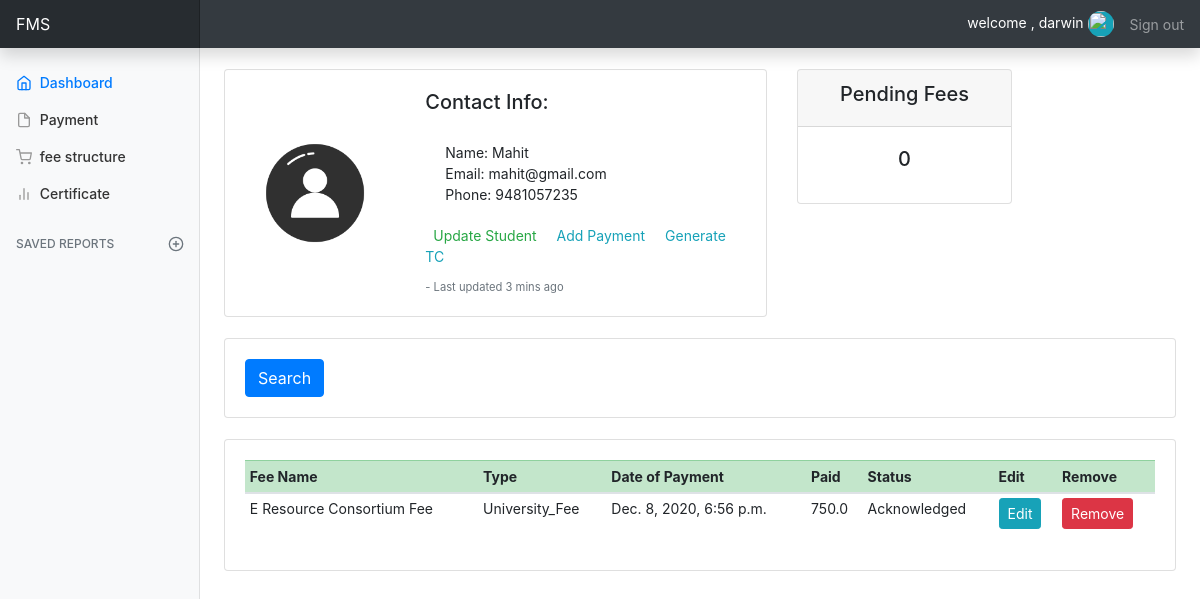
/student/1/ (signed in), run on the app's committed database.
### accounts/models.py (models this page shows, shortened)
class Student(models.Model):
	BRANCH = (
		('CSE','CSE'),
		('ISE','ISE'),
		('ME','ME'),
		('CVE','CVE'),
		('ECE','ECE'),
		('EEE','EEE'),
		('Aeronautical/ Aerospace Eng','AE'),
		('Artificial Intelligence Eng','AIE'),
		)
	CATEGORY1 = (
		('KCET','KCET'),
		('COMEDK','COMEDK'),
		('MANAGEMENT','MANAGEMENT')
		)
	EDUCATIONAL_LEVEL = (
		('12','12'),
		('DIPLOMA','DIPLOMA'),
		)
	GENDER = (
		('MALE','M'),
		('FEMALE','F'),
		('OTHER','O')
		)
	user = models.OneToOneField(User, null=True, blank=True, on_delete=models.CASCADE)
	name = models.CharField(max_length=200, null=True)
	usn = models.CharField(max_length=200, unique=True, null=True)
	phone = models.CharField(max_length=200, null=True)
	email = models.CharField(max_length=200, null=True)
	gender = models.CharField(max_length=10, null=True, choices=GENDER)
	ad_date = models.DateField()
	batch = models.CharField(max_length=10)
	branch = models.CharField(max_length=50, choices=BRANCH)
	sem = models.CharField(max_length=5)
	date_created = models.DateTimeField(auto_now_add=True, null=True)
	profile_pic = models.ImageField(default="default_profile_pic.png")
	category = models.CharField(max_length=20, choices=CATEGORY1)
	ed_level = models.CharField(max_length=20, choices=EDUCATIONAL_LEVEL)

class Payment(models.Model):
	STATUS = (
		('Pending', 'Pending'),
		('Recieved', 'Recieved'),
		('Acknowledged', 'Acknowledged'),
		)
	MODE_OF_PAYMENT = (
		('NEFT','NEFT'),
		('BANK-TO-BANK','BANK-TO-BANK'),
		('NETBANKING','NETBANKING'),
		('CASH','CASH'),
		)
	student = models.ForeignKey(Student, null=True, on_delete= models.SET_NULL)
	fee = models.ForeignKey(Fee, null=True, on_delete= models.SET_NULL)
	amount_paid = models.FloatField()
	mode_payment = models.CharField(max_length=25, choices=MODE_OF_PAYMENT)
	date_created = models.DateTimeField(auto_now_add=True, null=True)
	status = models.CharField(max_length=200, null=True, choices=STATUS)

class Fee(models.Model):
	CATEGORY = (
		('Tuition_Fee','Tuition_Fee'),
		('Miscellaneous_Fee','Miscellaneous_Fee'),
		('University_Fee','University_Fee'),
		)
	name = models.CharField(max_length=200, null=True)
	amount = models.FloatField(null=True)
	category = models.CharField(max_length=200, null=True, choices=CATEGORY)
	description = models.CharField(max_length=200, null=True, blank=True)
	date_created = models.DateTimeField(auto_now_add=True, null=True)
	tags = models.ManyToManyField(Tag)
	"""
	course = models.CharField(max_length=50, choices=COURSE)
	college_type = models.CharField(max_length=50, choices=COLLEGE_TYPE)
	entry = models.CharField(max_length=20, choices=ENTRY)
	quota = models.CharField(max_length=50, choices=QUOTA)
	amount = models.FloatField()
	date_created = models.DateTimeField(auto_now_add=True)
	ayear = models.DateField()

	"""

### accounts/decorators.py (the view)
		def wrapper_func(request, *args, **kwargs):
			group = None;
			if request.user.groups.exists():
				group = request.user.groups.all()[0].name
			if group in allowed_roles:
				return view_func(request, *args, **kwargs)
			else:
				return HttpResponse("U are not authorized to view this page")

### accounts/views.py (called while the page is built)
@login_required(login_url='login')
@allowed_users(allowed_roles=['admin'])
def student(request, pk):
	student = Student.objects.get(id=pk)
	payments= student.payment_set.all()
	payment_count = payments.filter(status='Pending').count()
	context = {'student':student, 'payments':payments, 'payment_count':payment_count}
	return render(request, 'accounts/student_info.html', context)

### accounts/templates/accounts/student_info.html (shortened to what this page needs)
{% extends 'accounts/main.html' %}
{% block content %}
<div class="col-md-9 ml-sm-auto col-lg-10 px-md-4">
  <br>
  <div class="row">
    <div class="col-md-7">
    <div class="card">
      <div class="row no-gutters">
        <div class="col-md-4">
          <img src="{{student.profile_pic.url}}" class="rounded-circle mx-auto d-block mt-5" width="150px" height="150px">
        </div>
        <div class="col-md-8">
          <div class="card-body">
            <h5>Contact Info:</h5>
              <div class="card-body">
                <div>Name: {{student.name}}</div>
                <div>Email: {{student.email}}</div>
                <div>Phone: {{student.phone}}</div>
              </div>
              <div>
                <a class="btn-sm btn-outline-success text-center" style="text-decoration:none;" href="{% url 'update_student' student.id %}">Update Student</a>
                <a class="btn-sm btn-outline-info text-center" style="text-decoration:none;" href="{% url 'create_payment' student.id %}">Add Payment</a>
                <a class="btn-sm btn-outline-info text-center" style="text-decoration:none;" href="{% url 'tc' %}">Generate TC</a>
              </div>
              <p class="card-text mt-2"><small class="text-muted">- Last updated 3 mins ago</small></p>
          </div>
        </div>
      </div>
    </div>
  </div>
    <div class="col-md-3">
      <div class="card">
        <div class="card-header text-center"><h5>Pending Fees</h5></div>
        <div class="card-body">
          <h5 class="card-title text-center">{{payment_count}}</h5>
        </div>
      </div>
    </div>
  </div>
  <br>
  <div class="row">
    <div class="col">
      <div class="card card-body">
        <form method="get">
          <button class="btn btn-primary" type="submit">Search</button>
        </form>
      </div>
    </div>
  </div>
  <br>
  <div class="row">
    <div class="col-md">
      <div class="card card-body">
        <table class="table table-sm">
          <thead class="table-success">
            <tr>
              <th>Fee Name</th>
              <th>Type</th>
              <th>Date of Payment</th>
              <th>Paid</th>
              <th>Status</th>
              <th>Edit</th>
              <th>Remove</th>
            </tr>
          </thead>
          <tbody>
          {% for payment in payments %}
            <tr>
              <td class="font-weight-normal">{{payment.fee.name}}</td>
              <td class="font-weight-normal">{{payment.fee.category}}</td>
              <td class="font-weight-normal">{{payment.date_created}}</td>
              <td class="font-weight-normal">{{payment.amount_paid}}</td>
              <td class="font-weight-normal">{{payment.status}}</td>
              <td class="font-weight-normal"><a class="btn btn-sm btn-info" href="{% url 'update_payment' payment.id %}">Edit</a></td>
              <td class="font-weight-normal"><a class="btn btn-sm btn-danger" href="{% url 'delete_payment' payment.id %}">Remove</a></td>
            </tr>
          {% endfor %}
          </tbody>
        </table>
      </div>
    </div>
  </div>
</div>
{% endblock %}

### accounts/templates/accounts/navbar.html (shortened to what this page needs)
{% load static %}
 <nav class="navbar navbar-dark sticky-top bg-dark flex-md-nowrap p-0 shadow">
    <a class="navbar-brand col-md-3 col-lg-2 mr-0 px-3" href="#">FMS</a>
    <span class="ml-auto" style="color:#fff;">welcome , {{request.user}}
      {% if request.user.student.gender == "MALE" %}
        <img class="rounded-circle border-light bg-info" src="https://icon-library.net//images/boy-icon-png/boy-icon-png-10.jpg" width="26px" height="26px" /></a>
      {% else %}
        <img class="rounded-circle border-light bg-warning" src="https://img.pngio.com/social-user-woman-avatar-profile-icon-female-profile-png-512_512.png" width="26px" height="26px">
      {% endif %}
    </span>
    <ul class="navbar-nav px-3">
      <li class="nav-item">
        <a class="nav-link" href="{% url 'logout' %}">Sign out</a>
      </li>
    </ul>
  </nav>

### static/css/dashboard.css (style rules this page uses)
body { font-size: .875rem; }
.navbar-brand { padding-top: .75rem; padding-bottom: .75rem; font-size: 1rem; background-color: rgba(0, 0, 0, .25); box-shadow: inset -1px 0 0 rgba(0, 0, 0, .25); }

### data on the page
Student: profile_pic (placeholder picture), name "Mahit", email "mahit@gmail.com", phone "9481057235"
Payment: fee.name "E Resource Consortium Fee", fee.category "University_Fee", date_created "Dec. 8, 2020, 6:56 p.m.", amount_paid "750.0", status "Acknowledged"

### other printed values
{{ request.user }} "darwin"
{{ payment_count }} "0"
